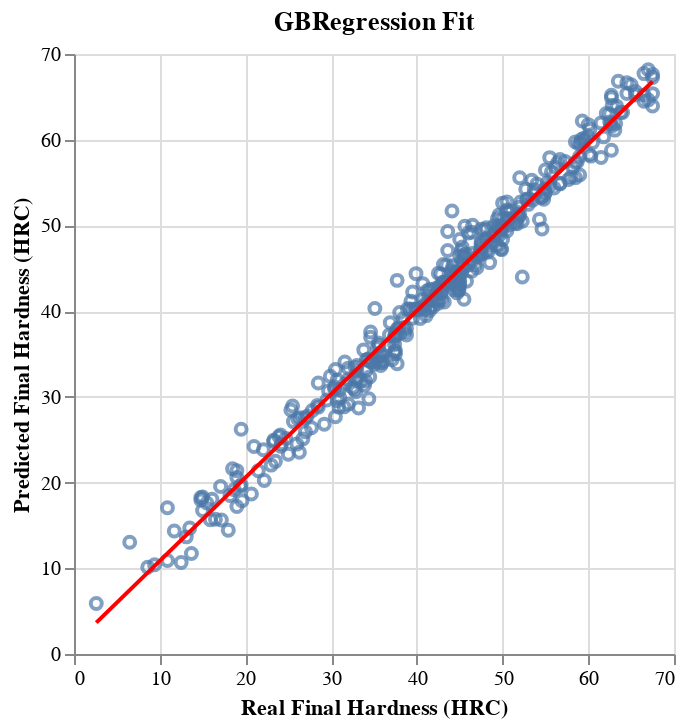

The cell this chart's notebook holds for it:
### Code cell
base = alt.Chart(test_df).mark_point().encode(
    alt.X('Real Final Hardness (HRC)'),
    alt.Y('Predicted Final Hardness (HRC)')
)

fit = base.transform_regression(
    'Real Final Hardness (HRC)','Predicted Final Hardness (HRC)', method='linear'
).mark_line(color='red').encode()

plot_gbr_fit = (base + fit).properties(title='GBRegression Fit')
plot_gbr_fit.save(f"{images_path}/GBR_fit.png")
plot_gbr_fit

### Figure 1 — Vega-Lite specification as saved in the notebook (floating-point values rounded to 4 significant figures; data arrays with more than 128 entries replaced by an {"elided": "..."} marker saying what was removed)
{"config": {"view": {"continuousWidth": 300, "continuousHeight": 300}}, "layer": [{"mark": {"type": "point"}, "encoding": {"x": {"field": "Real Final Hardness (HRC)", "type": "quantitative"}, "y": {"field": "Predicted Final Hardness (HRC)", "type": "quantitative"}}}, {"mark": {"type": "line", "color": "red"}, "encoding": {"x": {"field": "Real Final Hardness (HRC)", "type": "quantitative"}, "y": {"field": "Predicted Final Hardness (HRC)", "type": "quantitative"}}, "transform": [{"on": "Real Final Hardness (HRC)", "regression": "Predicted Final Hardness (HRC)", "method": "linear"}]}], "data": {"name": "data-0b6bd2065c0f49514ca80426bce002e5"}, "title": "GBRegression Fit", "$schema": "https://vega.github.io/schema/vega-lite/v5.20.1.json", "datasets": {"data-0b6bd2065c0f49514ca80426bce002e5": {"elided": "367 records"}}}
